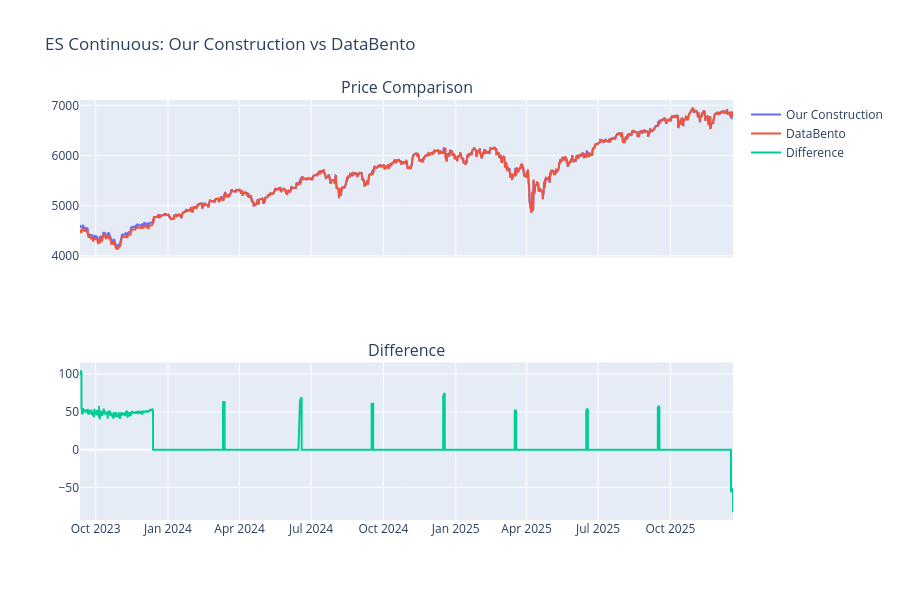

Here is the notebook cell this chart was saved with:
### Markdown cell above
### 4.1 Visualize the Difference

### Code cell
# Plot both series
fig = make_subplots(
    rows=2, cols=1, shared_xaxes=True, subplot_titles=("Price Comparison", "Difference")
)

comp_pd = comparison.to_pandas()

fig.add_trace(
    go.Scatter(x=comp_pd["timestamp"], y=comp_pd["our_close"], name="Our Construction"),
    row=1,
    col=1,
)
fig.add_trace(
    go.Scatter(x=comp_pd["timestamp"], y=comp_pd["databento_close"], name="DataBento"), row=1, col=1
)
fig.add_trace(
    go.Scatter(x=comp_pd["timestamp"], y=comp_pd["diff"], name="Difference"), row=2, col=1
)

fig.update_layout(height=600, title="ES Continuous: Our Construction vs DataBento")
fig.show()

### Figure 1 — Plotly figure (JSON) as saved in the notebook; plotly's stock layout.template omitted (floating-point values rounded to 4 significant figures; data arrays with more than 128 entries replaced by an {"elided": "..."} marker saying what was removed)
{"data": [{"name": "Our Construction", "type": "scatter", "x": {"elided": "13395 str values"}, "xaxis": "x", "y": {"elided": "13395 float values"}, "yaxis": "y"}, {"name": "DataBento", "type": "scatter", "x": {"elided": "13395 str values"}, "xaxis": "x", "y": {"elided": "13395 float values"}, "yaxis": "y"}, {"name": "Difference", "type": "scatter", "x": {"elided": "13395 str values"}, "xaxis": "x2", "y": {"elided": "13395 float values"}, "yaxis": "y2"}], "layout": {"annotations": [{"font": {"size": 16}, "showarrow": false, "text": "Price Comparison", "x": 0.5, "xanchor": "center", "xref": "paper", "y": 1, "yanchor": "bottom", "yref": "paper"}, {"font": {"size": 16}, "showarrow": false, "text": "Difference", "x": 0.5, "xanchor": "center", "xref": "paper", "y": 0.375, "yanchor": "bottom", "yref": "paper"}], "height": 600, "title": {"text": "ES Continuous: Our Construction vs DataBento"}, "xaxis": {"anchor": "y", "domain": [0, 1], "matches": "x2", "showticklabels": false}, "xaxis2": {"anchor": "y2", "domain": [0, 1]}, "yaxis": {"anchor": "x", "domain": [0.625, 1]}, "yaxis2": {"anchor": "x2", "domain": [0, 0.375]}}}
